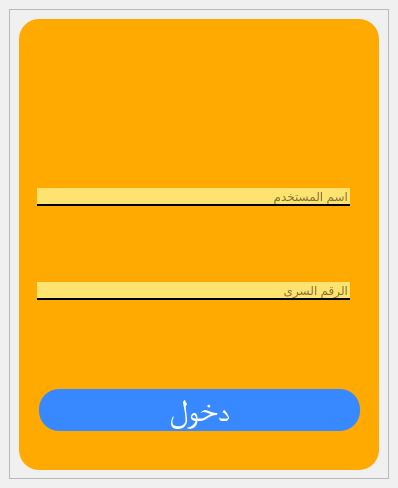
<?xml version="1.0" encoding="UTF-8"?>
<ui version="4.0">
 <class>MainWindow</class>
 <widget class="QMainWindow" name="MainWindow">
  <property name="geometry">
   <rect>
    <x>0</x>
    <y>0</y>
    <width>398</width>
    <height>488</height>
   </rect>
  </property>
  <property name="windowTitle">
   <string>تسجيل الدخول - نظام أوج</string>
  </property>
  <property name="styleSheet">
   <string notr="true">font: 75 24pt &quot;Microsoft Uighur&quot;;
background-color: rgb(240, 240, 240);</string>
  </property>
  <widget class="QWidget" name="centralwidget">
   <layout class="QHBoxLayout" name="horizontalLayout">
    <item>
     <widget class="QFrame" name="frame_2">
      <property name="minimumSize">
       <size>
        <width>380</width>
        <height>470</height>
       </size>
      </property>
      <property name="maximumSize">
       <size>
        <width>350</width>
        <height>470</height>
       </size>
      </property>
      <property name="frameShape">
       <enum>QFrame::StyledPanel</enum>
      </property>
      <property name="frameShadow">
       <enum>QFrame::Raised</enum>
      </property>
      <widget class="QGroupBox" name="groupBox">
       <property name="geometry">
        <rect>
         <x>10</x>
         <y>10</y>
         <width>360</width>
         <height>451</height>
        </rect>
       </property>
       <property name="maximumSize">
        <size>
         <width>360</width>
         <height>475</height>
        </size>
       </property>
       <property name="styleSheet">
        <string notr="true">border-radius:50px;
border-radius:20px;
background-color: rgb(255, 170, 0);</string>
       </property>
       <property name="title">
        <string/>
       </property>
       <widget class="QLabel" name="label">
        <property name="geometry">
         <rect>
          <x>50</x>
          <y>-70</y>
          <width>241</width>
          <height>151</height>
         </rect>
        </property>
        <property name="contextMenuPolicy">
         <enum>Qt::DefaultContextMenu</enum>
        </property>
        <property name="layoutDirection">
         <enum>Qt::RightToLeft</enum>
        </property>
        <property name="autoFillBackground">
         <bool>false</bool>
        </property>
        <property name="styleSheet">
         <string notr="true">image: url(:/images/user.png);</string>
        </property>
        <property name="frameShape">
         <enum>QFrame::NoFrame</enum>
        </property>
        <property name="frameShadow">
         <enum>QFrame::Raised</enum>
        </property>
        <property name="lineWidth">
         <number>0</number>
        </property>
        <property name="text">
         <string/>
        </property>
        <property name="scaledContents">
         <bool>false</bool>
        </property>
        <property name="wordWrap">
         <bool>false</bool>
        </property>
       </widget>
       <widget class="QPushButton" name="pushButton">
        <property name="geometry">
         <rect>
          <x>20</x>
          <y>370</y>
          <width>321</width>
          <height>42</height>
         </rect>
        </property>
        <property name="font">
         <font>
          <family>Microsoft Uighur</family>
          <pointsize>24</pointsize>
          <weight>9</weight>
          <italic>false</italic>
          <bold>false</bold>
         </font>
        </property>
        <property name="focusPolicy">
         <enum>Qt::TabFocus</enum>
        </property>
        <property name="styleSheet">
         <string notr="true">QPushButton{
	color: rgb(255, 255, 255);
	background-color: rgb(56, 136, 255);
}
QPushButton:hover{
	background-color: rgb(112, 93, 255);
}</string>
        </property>
        <property name="text">
         <string>دخول</string>
        </property>
       </widget>
       <widget class="QPushButton" name="pushButton_2">
        <property name="geometry">
         <rect>
          <x>0</x>
          <y>270</y>
          <width>31</width>
          <height>31</height>
         </rect>
        </property>
        <property name="styleSheet">
         <string notr="true">image: url(:/images/key_yellow.png);
background-color: rgba(255, 255, 255, 0);</string>
        </property>
        <property name="text">
         <string/>
        </property>
       </widget>
       <widget class="QFrame" name="frame_3">
        <property name="geometry">
         <rect>
          <x>9</x>
          <y>90</y>
          <width>331</width>
          <height>271</height>
         </rect>
        </property>
        <property name="frameShape">
         <enum>QFrame::StyledPanel</enum>
        </property>
        <property name="frameShadow">
         <enum>QFrame::Raised</enum>
        </property>
        <layout class="QVBoxLayout" name="verticalLayout">
         <item>
          <widget class="QLineEdit" name="lineEdit">
           <property name="styleSheet">
            <string notr="true">border-radius:0;
border-bottom:2px solid;
background-color: rgb(255, 227, 112);</string>
           </property>
           <property name="placeholderText">
            <string>اسم المستخدم</string>
           </property>
          </widget>
         </item>
         <item>
          <widget class="QLineEdit" name="lineEdit_2">
           <property name="styleSheet">
            <string notr="true">border-radius:0;
border-bottom:2px solid;
background-color: rgb(255, 227, 112);</string>
           </property>
           <property name="echoMode">
            <enum>QLineEdit::Password</enum>
           </property>
           <property name="placeholderText">
            <string>الرقم السرى</string>
           </property>
          </widget>
         </item>
        </layout>
       </widget>
       <widget class="QLabel" name="label_3">
        <property name="geometry">
         <rect>
          <x>140</x>
          <y>9</y>
          <width>90</width>
          <height>90</height>
         </rect>
        </property>
        <property name="sizePolicy">
         <sizepolicy hsizetype="Expanding" vsizetype="Expanding">
          <horstretch>0</horstretch>
          <verstretch>0</verstretch>
         </sizepolicy>
        </property>
        <property name="maximumSize">
         <size>
          <width>90</width>
          <height>90</height>
         </size>
        </property>
        <property name="text">
         <string/>
        </property>
        <property name="pixmap">
         <pixmap>:/icons/icons/users.svg</pixmap>
        </property>
        <property name="scaledContents">
         <bool>true</bool>
        </property>
       </widget>
      </widget>
     </widget>
    </item>
   </layout>
  </widget>
 </widget>
 <resources>
  <include location="../Awg/resources.qrc"/>
 </resources>
 <connections/>
</ui>
